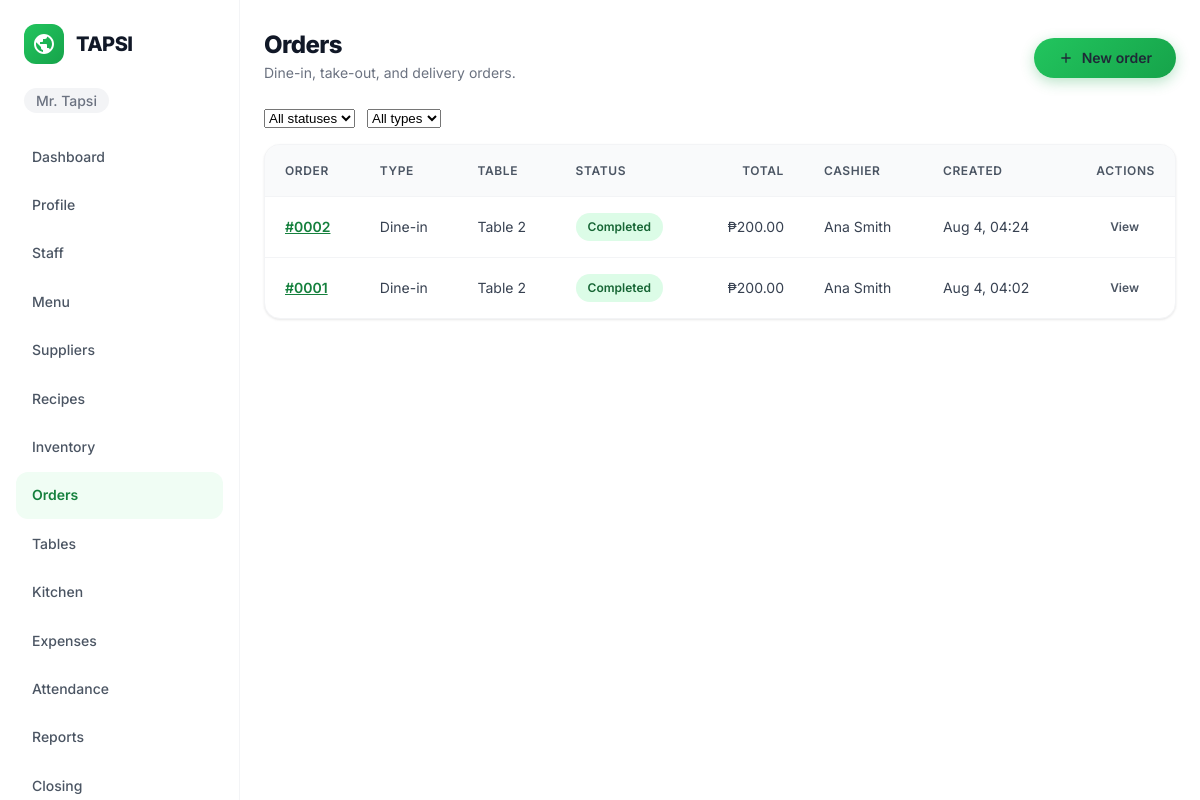
/orders/ (signed in), run on the app's committed database.
### accounts/models.py (models this page shows, shortened)
class User(AbstractUser):
    class Role(models.TextChoices):
        OWNER = "OWNER", "Owner"
        MANAGER = "MANAGER", "Manager"
        CASHIER = "CASHIER", "Cashier"
        KITCHEN = "KITCHEN", "Kitchen"
    username = models.CharField(max_length=254, unique=True, editable=False)
    email = models.EmailField(unique=True)
    restaurant = models.ForeignKey(Restaurant, on_delete=models.PROTECT, related_name="users", null=True, blank=True)
    role = models.CharField(max_length=10, choices=Role.choices, default=Role.CASHIER)
    phone = models.CharField(max_length=30, blank=True, validators=[RegexValidator(r"^[0-9+() -]*$", "Enter a valid phone number.")])
    avatar = models.FileField(upload_to="avatars/", blank=True)
    must_change_password = models.BooleanField(default=False)
    failed_login_count = models.PositiveSmallIntegerField(default=0)
    locked_until = models.DateTimeField(null=True, blank=True)
    pending_email = models.EmailField(blank=True)
    is_deleted = models.BooleanField(default=False)
    deleted_at = models.DateTimeField(null=True, blank=True)
    USERNAME_FIELD = "email"
    REQUIRED_FIELDS: list[str] = []
    objects = UserManager()
    class Meta:
        indexes = [
            models.Index(fields=["restaurant", "role"]),
            models.Index(fields=["restaurant", "is_active", "is_deleted"]),
        ]

class Restaurant(models.Model):
    name = models.CharField(max_length=150)
    address = models.TextField(blank=True)
    contact_number = models.CharField(max_length=30, blank=True)
    tin = models.CharField(max_length=30, blank=True)
    is_vat_registered = models.BooleanField(default=False)
    receipt_footer = models.CharField(max_length=255, blank=True)
    timezone = models.CharField(max_length=50, default="Asia/Manila", editable=False)
    created_at = models.DateTimeField(auto_now_add=True)

### orders/models.py (models this page shows, shortened)
class Order(models.Model):
    class Type(models.TextChoices):
        DINE_IN = "DINE_IN", "Dine-in"
        TAKE_OUT = "TAKE_OUT", "Take-out"
        DELIVERY = "DELIVERY", "Delivery"
    class Status(models.TextChoices):
        PENDING = "PENDING", "Pending"
        PREPARING = "PREPARING", "Preparing"
        READY = "READY", "Ready"
        COMPLETED = "COMPLETED", "Completed"
        CANCELLED = "CANCELLED", "Cancelled"
    class DiscountType(models.TextChoices):
        SENIOR = "SENIOR", "Senior Citizen (20%)"
        PWD = "PWD", "PWD (20%)"
        MANUAL = "MANUAL", "Manual"
    restaurant_id = models.PositiveIntegerField(db_index=True)
    order_number = models.CharField(max_length=12, blank=True)  # #0042 (FR-081)
    reference = models.CharField(max_length=16, unique=True)    # global unique ref (FR-081)
    order_type = models.CharField(max_length=10, choices=Type.choices, default=Type.DINE_IN)
    table = models.ForeignKey(
        DiningTable, on_delete=models.PROTECT, null=True, blank=True,
        related_name="orders",
    )
    status = models.CharField(max_length=12, choices=Status.choices, default=Status.PENDING)
    business_date = models.DateField(default=business_date_today, db_index=True)  # BR-014
    subtotal = models.DecimalField(max_digits=12, decimal_places=2, default=0)
    discount_type = models.CharField(
        max_length=12, choices=DiscountType.choices, null=True, blank=True
    )
    discount_ref = models.CharField(max_length=40, blank=True)   # Senior/PWD ID number
    discount_amount = models.DecimalField(max_digits=12, decimal_places=2, default=0)
    manual_discount_pct = models.DecimalField(max_digits=5, decimal_places=2, null=True, blank=True)
    discount_needs_approval = models.BooleanField(default=False)
    discount_approved_by = models.ForeignKey(
        "accounts.User", on_delete=models.SET_NULL, null=True, blank=True,
        related_name="discounts_approved",
    )
    vatable_sales = models.DecimalField(max_digits=12, decimal_places=2, default=0)
    vat_exempt_sales = models.DecimalField(max_digits=12, decimal_places=2, default=0)
    vat_amount = models.DecimalField(max_digits=12, decimal_places=2, default=0)
    total = models.DecimalField(max_digits=12, decimal_places=2, default=0)
    customer_name = models.CharField(max_length=120, blank=True)
    customer_phone = models.CharField(max_length=30, blank=True)
    customer_address = models.TextField(blank=True)
    cancel_reason = models.CharField(max_length=255, blank=True)
    cancelled_by = models.ForeignKey(
        "accounts.User", on_delete=models.SET_NULL, null=True, blank=True,
        related_name="orders_cancelled",
    )
    receipt_no = models.PositiveBigIntegerField(null=True, blank=True)  # FR-103 serial
    receipt_reprinted_count = models.PositiveSmallIntegerField(default=0)  # FR-104
    created_by = models.ForeignKey(
        "accounts.User", on_delete=models.SET_NULL, null=True, blank=True,
        related_name="orders_created",
    )
    created_at = models.DateTimeField(auto_now_add=True)
    updated_at = models.DateTimeField(auto_now=True)
    class Meta:
        ordering = ("-created_at",)

class DiningTable(models.Model):
    class Status(models.TextChoices):
        AVAILABLE = "AVAILABLE", "Available"
        OCCUPIED = "OCCUPIED", "Occupied"
        RESERVED = "RESERVED", "Reserved"
        CLEANING = "CLEANING", "Cleaning"
    restaurant_id = models.PositiveIntegerField(db_index=True)
    name = models.CharField(max_length=40)
    seating_capacity = models.PositiveSmallIntegerField(default=2)
    status = models.CharField(
        max_length=12,
        choices=Status.choices,
        default=Status.AVAILABLE,
    )
    is_active = models.BooleanField(default=True)
    created_at = models.DateTimeField(auto_now_add=True)
    updated_at = models.DateTimeField(auto_now=True)
    class Meta:
        ordering = ("name",)
        unique_together = ("restaurant_id", "name")

### orders/views.py (the view)
# urls.py: path("", views.order_list, name="order_list"),
@user_passes_test(_is_staff)
def order_list(request):
    rid = _restaurant_id(request.user)
    orders = Order.objects.filter(restaurant_id=rid).select_related("table", "created_by")
    status = request.GET.get("status", "")
    order_type = request.GET.get("type", "")
    if status:
        orders = orders.filter(status=status)
    if order_type:
        orders = orders.filter(order_type=order_type)
    return render(request, "orders/order_list.html", {
        "orders": orders, "status": status, "order_type": order_type,
    })

### templates/orders/order_list.html (shortened to what this page needs)
{% extends 'base.html' %}
{% block content %}
<div class="page-heading">
    <div>
        <h1>Orders</h1>
        <p style="color: var(--gray-500); font-size: var(--font-size-sm); margin-top: var(--space-1);">Dine-in, take-out, and delivery orders.</p>
    </div>
    <a class="btn btn-primary" href="{% url 'orders:order_create' %}">
        <svg width="16" height="16" viewBox="0 0 24 24" fill="none" stroke="currentColor" stroke-width="2"><path d="M12 5v14M5 12h14"/></svg>
        New order
    </a>
</div>
<form method="get" style="margin-bottom: var(--space-4); display: flex; gap: var(--space-3);">
    <select name="status" class="input" style="width: auto;" onchange="this.form.submit()">
        <option value="">All statuses</option>
    </select>
    <select name="type" class="input" style="width: auto;" onchange="this.form.submit()">
        <option value="">All types</option>
    </select>
</form>
<div class="table-card">
    <table>
        <thead>
            <tr>
                <th>Order</th>
                <th>Type</th>
                <th>Table</th>
                <th>Status</th>
                <th style="text-align: right;">Total</th>
                <th>Cashier</th>
                <th>Created</th>
                <th style="text-align: right;">Actions</th>
            </tr>
        </thead>
        <tbody>
            {% for order in orders %}
            <tr>
                <td><a href="{% url 'orders:order_detail' order.pk %}" style="color: var(--tapsi-700); font-weight: 600;">{{ order.order_number }}</a></td>
                <td>{{ order.get_order_type_display }}</td>
                <td>{{ order.table.name|default:"—" }}</td>
                <td>
                    {% if order.status == 'COMPLETED' %}
                    <span class="badge badge-success">{{ order.get_status_display }}</span>
                    {% elif order.status == 'CANCELLED' %}
                    <span class="badge badge-warning">{{ order.get_status_display }}</span>
                    {% elif order.status == 'READY' %}
                    <span class="badge">{{ order.get_status_display }}</span>
                    {% else %}
                    <span class="badge badge-neutral">{{ order.get_status_display }}</span>
                    {% endif %}
                </td>
                <td style="text-align: right;">₱{{ order.total|floatformat:2 }}</td>
                <td>{{ order.created_by.get_full_name|default:order.created_by.email|default:"—" }}</td>
                <td>{{ order.created_at|date:"M j, H:i" }}</td>
                <td style="text-align: right;">
                    <a href="{% url 'orders:order_detail' order.pk %}" class="btn btn-ghost btn-sm">View</a>
                </td>
            </tr>
            {% endfor %}
        </tbody>
    </table>
</div>
{% endblock %}

### templates/base.html (shortened to what this page needs)
{% load static %}
<!doctype html>
<html lang="en">
<head>
    <link rel="stylesheet" href="{% static 'css/design/tokens.css' %}">
    <link rel="stylesheet" href="{% static 'css/design/components.css' %}">
    <link rel="stylesheet" href="{% static 'css/app.css' %}">
</head>
<body>
    {% if user.is_authenticated %}
    <aside class="sidebar">
        <a class="navbar-logo" href="{% url 'dashboard' %}">
            <div class="navbar-logo-icon">
            </div>
            <span class="navbar-logo-text">TAPSI</span>
        </a>
        <div class="sidebar-restaurant"><span class="nav-restaurant-name">{{ user.restaurant.name }}</span></div>
        <nav class="sidebar-nav">
            <ul class="sidebar-links">
                <li><a href="{% url 'dashboard' %}" class="{% if request.resolver_match.url_name == 'dashboard' %}active{% endif %}">Dashboard</a></li>
                <li><a href="{% url 'accounts:profile' %}" class="{% if request.resolver_match.url_name == 'profile' %}active{% endif %}">Profile</a></li>
                {% if user.role == 'OWNER' or user.role == 'MANAGER' %}
                <li><a href="{% url 'accounts:staff_list' %}" class="{% if request.resolver_match.url_name == 'staff_list' or request.resolver_match.url_name == 'create_staff' %}active{% endif %}">Staff</a></li>
                <li><a href="{% url 'menu:menu_list' %}" class="{% if 'menu' in request.resolver_match.app_name %}active{% endif %}">Menu</a></li>
                <li><a href="{% url 'suppliers:supplier_list' %}" class="{% if 'suppliers' in request.resolver_match.app_name %}active{% endif %}">Suppliers</a></li>
                <li><a href="{% url 'recipes:recipe_list' %}" class="{% if 'recipes' in request.resolver_match.app_name %}active{% endif %}">Recipes</a></li>
                {% endif %}
                <li><a href="{% url 'inventory:ingredient_list' %}" class="{% if 'inventory' in request.resolver_match.app_name %}active{% endif %}">Inventory</a></li>
                <li><a href="{% url 'orders:order_list' %}" class="{% if 'orders' in request.resolver_match.app_name and request.resolver_match.url_name != 'table_list' %}active{% endif %}">Orders</a></li>
                <li><a href="{% url 'orders:table_list' %}" class="">Tables</a></li>
                <li><a href="{% url 'orders:kitchen_queue' %}" class="{% if request.resolver_match.url_name == 'kitchen_queue' %}active{% endif %}">Kitchen</a></li>
                {% if user.role == 'OWNER' or user.role == 'MANAGER' or user.role == 'CASHIER' %}
                <li><a href="{% url 'expenses:expense_list' %}" class="{% if 'expenses' in request.resolver_match.app_name %}active{% endif %}">Expenses</a></li>
                {% endif %}
                <li><a href="{% url 'employees:attendance_list' %}" class="{% if 'employees' in request.resolver_match.app_name %}active{% endif %}">Attendance</a></li>
                {% if user.role == 'OWNER' or user.role == 'MANAGER' %}
                <li><a href="{% url 'reports:daily_sales' %}" class="{% if 'reports' in request.resolver_match.app_name %}active{% endif %}">Reports</a></li>
                <li><a href="{% url 'closing:closing_list' %}" class="{% if 'closing' in request.resolver_match.app_name %}active{% endif %}">Closing</a></li>
                {% endif %}
            </ul>
        </nav>
    </aside>
    {% endif %}
    <main class="{% if user.is_authenticated %}app-main{% endif %}">
        <div class="container">
            {% block content %}{% endblock %}
        </div>
    </main>
</body>
</html>

### data on the page
User: restaurant.name "Mr. Tapsi"
Order: order_number "#0002", order_type "Dine-in", table.name "Table 2", status "Completed", total "200.00", created_by.get_full_name "Ana Smith", created_at "Aug 4, 04:24"
Order: order_number "#0001", order_type "Dine-in", table.name "Table 2", status "Completed", total "200.00", created_by.get_full_name "Ana Smith", created_at "Aug 4, 04:02"
